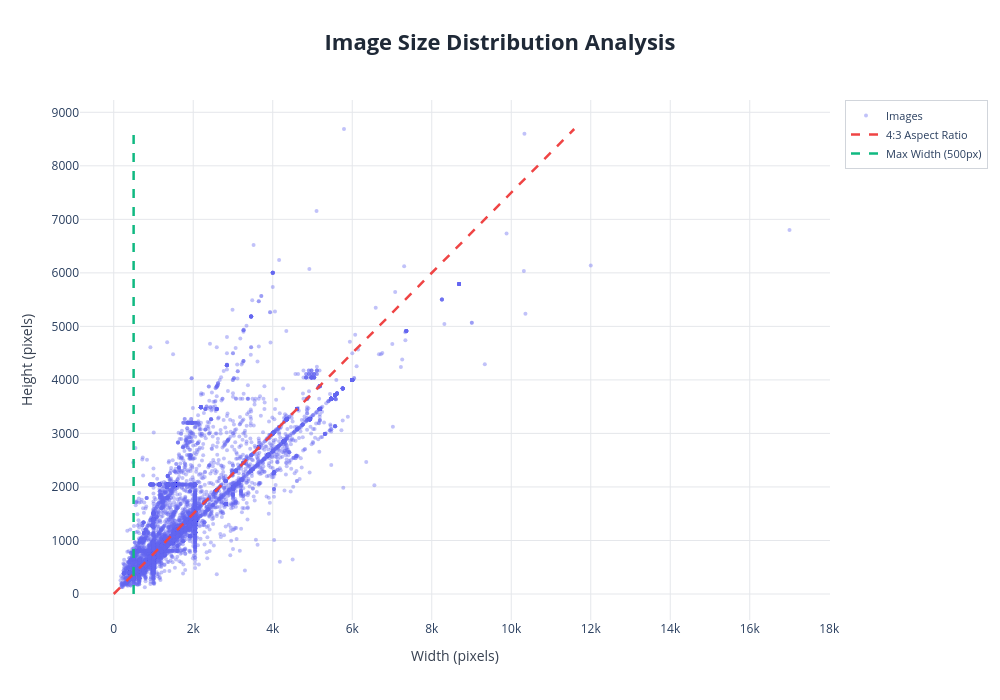

The cell this chart's notebook holds for it:
### Code cell
plot_image_size_scatter(metadata, common_ratio, width_max)

### Figure 1 — Plotly figure (JSON) as saved in the notebook; plotly's stock layout.template omitted (floating-point values rounded to 4 significant figures; data arrays with more than 128 entries replaced by an {"elided": "..."} marker saying what was removed)
{"data": [{"hovertemplate": "<b>Width:</b> %{x}px<br><b>Height:</b> %{y}px<extra></extra>", "marker": {"color": "#6366f1", "line": {"width": 0}, "opacity": 0.4, "size": 4}, "mode": "markers", "name": "Images", "type": "scatter", "x": {"elided": "11983 int values"}, "y": {"elided": "11983 int values"}}, {"hoverinfo": "skip", "line": {"color": "#ef4444", "dash": "dash", "width": 2.5}, "mode": "lines", "name": "4:3 Aspect Ratio", "type": "scatter", "x": [0, 11584], "y": [0, 8688]}, {"hoverinfo": "skip", "line": {"color": "#10b981", "dash": "dash", "width": 2.5}, "mode": "lines", "name": "Max Width (500px)", "type": "scatter", "x": [500, 500], "y": [0, 8688]}], "layout": {"height": 700, "hovermode": "closest", "legend": {"bgcolor": "rgba(255, 255, 255, 0.95)", "bordercolor": "#d1d5db", "borderwidth": 1, "font": {"size": 11}, "x": 1.02, "xanchor": "left", "y": 1, "yanchor": "top"}, "paper_bgcolor": "white", "plot_bgcolor": "white", "showlegend": true, "title": {"font": {"color": "#1f2937", "size": 22}, "text": "<b>Image Size Distribution Analysis</b>", "x": 0.5, "xanchor": "center"}, "width": 1000, "xaxis": {"gridcolor": "#e5e7eb", "gridwidth": 1, "showgrid": true, "title": {"font": {"color": "#374151", "size": 14}, "text": "Width (pixels)"}, "zeroline": false}, "yaxis": {"gridcolor": "#e5e7eb", "gridwidth": 1, "showgrid": true, "title": {"font": {"color": "#374151", "size": 14}, "text": "Height (pixels)"}, "zeroline": false}}}
